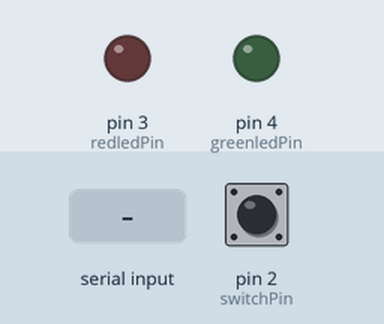
This sketch was run on a simulated Arduino Uno, built with avr-gcc and run on an emulated ATmega328P. On the bench: output pins drawn as LEDs (lit = HIGH). The test bench sets the inputs (shaded band); at power-on: pin 2 (switchPin) LOW. What the sketch prints to the serial monitor is not drawn.

Above: at 1.2 s.
1.3 s: ";" received over Serial
At 1.3 s:
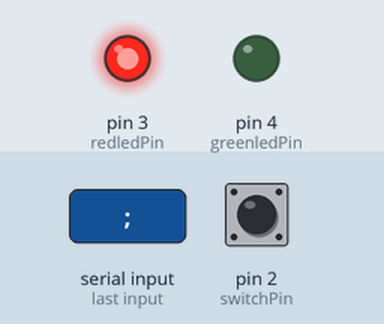
2.8 s: pin 2 (switchPin) pulled HIGH for 3.2 s
Timing chart, 0 to 5.8 s (numbered marks = the images above; inputs shaded):
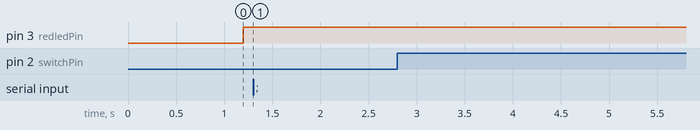

The sketch:

FT991a_Yaesu_Tune_button_with_FM_N.ino
```cpp
/*
    Create a Tune Button for FTdx101 and other Yaesu transceivers.
    On button press: read present power and mode setting, then set PWR to a selected value, enable the MOX.
    On button release: disable the TX and restore original power and mode setting.
    This software is written by Eeltje Luxen, PA0LUX and is in the public domain.
*/


int switchPin = 2;              // Tune button is connected to pin 2
int redledPin = 3;              // red led is connected to pin 3, connection to radio failed
int greenledPin = 4;            // green led connected to pin 4, communicating with radio
int val;                        // variable for reading the Tune button status
int val2;                       // variable for reading the delayed/debounced status of Tune button
bool buttonrelease = false;     // flag to send just one set of commands at Tune button release
bool buttonpress = false;       // flag to send just one set of commands at Tune button press
bool tune = true;               // flag, do not tune when false
String prevpwr;                 // this string stores the original power setting
String prevmode;                // this string stores the original mode setting
bool receiving;                 // variable for the receive radio data process


#define check_conn "PC;"                // used to inquire if radio is connected(power)
#define set_tune_pwr "PC020;"           // set tune power, you can choose which PWR to use for tuning (5 - 100 W)
#define get_PWR "PC;"                   // define request Power command
#define get_Mode "MD0;"                 // define request Mode command
#define timeout_delay 1000;             // delay to flag a data timeout from the radio, now set at 1000 mSec
unsigned long timeout, current_millis;  // variables to handle communication timeout errors

String CAT_buffer;                      // string to hold the received CAT data from radio
char rx_char;                           // variable for each character received from the radio
char t;                                 // used to clear input buffer


void setup()
{
  Serial.begin(9600, SERIAL_8N2);           // RS232 connection speed to transceiver, NOTE 2 stopbits
  pinMode(switchPin, INPUT);                // set the Tune button pin as input
  pinMode(3, OUTPUT);                       // output to red statusled
  pinMode(4, OUTPUT);                       // output to green statusled
}


void loop() {

  check_connection();                     // check if the radio is connected and answering requests
  val = digitalRead(switchPin);           // read Tune button and store it in val
  delay(50);                              // 50 mS debounce time
  val2 = digitalRead(switchPin);          // read Tune button again for bounces
  if (val == val2) {                      // when no bounce
    if (val == HIGH) {                    // the Tune button is pressed, and no bounce
      if (buttonpress == false) {         // input and output CAT commands only once when button pressed (it is in loop)
        send_command(get_PWR);            // send the request Power Command to radio, call send routine
        get_response();                   // receive the present (power) setting from radio
        prevpwr = CAT_buffer;             // prevpwr holds original power setting to restore later
        send_command(get_Mode);           // send the request Mode Command to radio, call send routine
        get_response();                   // receive the present (mode) setting from radio
        prevmode = CAT_buffer;            // prevmode holds original mode setting to restore later
        if (tune == true) {               // valid power/mode info is received from radio, we can set tune mode & power now
          send_command("MD0B;");          // set mode to FM-N, call send routine
          send_command(set_tune_pwr);     // send the tune power to the radio
          delay(50);                      // wait before starting to transmit (20 mS after CAT has been sent)
          send_command("MX1;");           // MOX on, transmitting, now do your tuning
          tune = false;                   // tuning flag reset, be ready for next button press.
        }
      }
      buttonpress = true;                 // Tune button was pressed and now we
      buttonrelease = true;               // do Tune button release
    }
    if ((val == LOW) && (buttonrelease == true)) {          // now the Tune button has been released
      send_command("MX0;");                                 // MOX off, stop transmitting, stop tune signal
      delay(35);                                            // wait until TX is switched off before sending CAT commands.
      Serial.print(prevmode);                               // restore original mode setting to the radio, mode first then power
      Serial.print(prevpwr);                                // restore original power setting to the radio
      buttonrelease = false;                                // reset flag, Tune button was released
      buttonpress = false;                                  // reset flag, Tune button not pressed anymore
    }
  }
}


void send_command(String CAT_command)                       // this routine sends the CAT command string to the radio

{
  do
  { t = Serial.read();                                     // this is to empty the input buffer when starting reading data from radio,
  } while (Serial.available() > 0);                        // buffer contains erratic data when the radio is switched on (fix power up sequence)
  Serial.print(CAT_command);                               // send a CAT command to the radio
}


void get_response()                                         // this routine receives the CAT command response from the radio
{

  // set a timeout value for if we do not get an answer from the radio, time out is non blocking
  current_millis = millis();                                // get the current time
  timeout = current_millis + timeout_delay;                 // calculate the timeout time

  // check for millis() rollover condition - the Arduino millis() counter rolls over about every 47 days
  if (timeout < current_millis)                             // we've calculated the timeout during a millis() rollover event
  {
    timeout = timeout_delay;              // go ahead and calculate as if we've rolled over already (adds a few millis to the timeout delay)
  }

  // start to receive CAT response from the radio
  receiving = true;                                         // start receiving
  CAT_buffer = "";                                          // clear CAT buffer
  do
  {
    if (millis() > timeout)                                 // no data received within timeout delay
    {
      // there is a time out - exit thru break
      receiving = false;                                    // clear receive flag
      CAT_buffer = "";                                      // clear buffer
      tune = false;                                         // do not start tuning, because no info received
      break;                                                // no receive response, exit to loop
    }
    if (Serial.available() && receiving)                    // if there's a character in the rx buffer and we are receiving
    {
      rx_char = Serial.read();                              // get one character at the time from radio
      if (rx_char == ';')                                   // ";" indicates the end of the response from the radio
      {
        receiving = false;                                  // turn off the ok to receive flag, this was last character
        CAT_buffer = CAT_buffer + ";";                      // add ";" to buffer, terminator is needed for restore command send to radio
        tune = true;                                        // a complete answer is received, now we are allowed to proceed, return to loop
      }  else
      {
        CAT_buffer = CAT_buffer + rx_char;                  // add the received character to the CAT rx string, build the received string
      }
    }
  } while (receiving);                                      // keep looping while ok to receive data from the radio
}


void check_connection() {                               // this routine checks if the radio is connected

  send_command(check_conn);                             // send command used to test if the radio answers
  delay(200);                                           // do not ask to often
  get_response();                                       // get an answer from the radio
  if (CAT_buffer.startsWith("PC")) {                    // if the answer is correct (it should start with PC)
    digitalWrite(redledPin, LOW);                       // red led off
    digitalWrite(greenledPin, HIGH);                    // green led on, connection with radio established
  }
  else {                                                // we do not get a (correct-) answer
    digitalWrite(redledPin, HIGH);                      // red led on, no connection with radio, bad data or radio powered off
    digitalWrite(greenledPin, LOW);                     // green led off, no connection with radio
  }
}
```

Measured:
- after the input at 1.3 s, every drawn part: stays the same
- after the input at 2.8 s, every drawn part: stays the same
